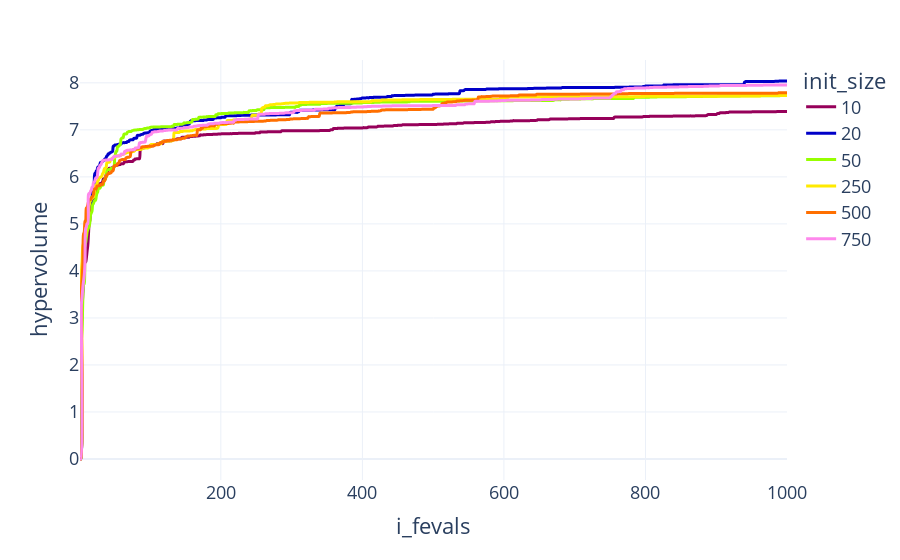

Here is the notebook cell this chart was saved with:
### Code cell
# df.groupby(['i_fevals', 'init_size']).mean().reset_index()
temp_df = df.copy()
temp_df.init_size = temp_df.init_size.replace(11, 10)
temp_df.init_size = temp_df.init_size.replace(251, 250)

# temp_df.init_size = temp_df.init_size.replace(751, 750)

temp_df = temp_df.groupby(['i_fevals', 'init_size']).mean().reset_index()
start_plot = px.line(temp_df,  
            x="i_fevals", 
            y="hypervolume", 
            color="init_size", 
            hover_name="i_time", 
            color_discrete_sequence=['rgb(150,0,90)', 'rgb(0,0,200)',  'rgb(151,255,0)', 'rgb(255,234,0)', 'rgb(255,111,0)', '#fe88ec'],
            template="presentation+plotly_white",
            line_shape="spline", 
            render_mode="svg")
start_plot

### Figure 1 — Plotly figure (JSON) as saved in the notebook; plotly's stock layout.template omitted (floating-point values rounded to 4 significant figures; data arrays with more than 128 entries replaced by an {"elided": "..."} marker saying what was removed)
{"data": [{"hoverlabel": {"namelength": 0}, "hovertemplate": "<b>%{hovertext}</b><br><br>init_size=10<br>i_fevals=%{x}<br>hypervolume=%{y}", "hovertext": {"elided": "1000 float values"}, "legendgroup": "10", "line": {"color": "rgb(150,0,90)", "dash": "solid", "shape": "spline"}, "mode": "lines", "name": "10", "showlegend": true, "type": "scatter", "x": {"elided": "1000 int values"}, "xaxis": "x", "y": {"elided": "1000 float values"}, "yaxis": "y"}, {"hoverlabel": {"namelength": 0}, "hovertemplate": "<b>%{hovertext}</b><br><br>init_size=20<br>i_fevals=%{x}<br>hypervolume=%{y}", "hovertext": {"elided": "1000 float values"}, "legendgroup": "20", "line": {"color": "rgb(0,0,200)", "dash": "solid", "shape": "spline"}, "mode": "lines", "name": "20", "showlegend": true, "type": "scatter", "x": {"elided": "1000 int values"}, "xaxis": "x", "y": {"elided": "1000 float values"}, "yaxis": "y"}, {"hoverlabel": {"namelength": 0}, "hovertemplate": "<b>%{hovertext}</b><br><br>init_size=50<br>i_fevals=%{x}<br>hypervolume=%{y}", "hovertext": {"elided": "1000 float values"}, "legendgroup": "50", "line": {"color": "rgb(151,255,0)", "dash": "solid", "shape": "spline"}, "mode": "lines", "name": "50", "showlegend": true, "type": "scatter", "x": {"elided": "1000 int values"}, "xaxis": "x", "y": {"elided": "1000 float values"}, "yaxis": "y"}, {"hoverlabel": {"namelength": 0}, "hovertemplate": "<b>%{hovertext}</b><br><br>init_size=250<br>i_fevals=%{x}<br>hypervolume=%{y}", "hovertext": {"elided": "1000 float values"}, "legendgroup": "250", "line": {"color": "rgb(255,234,0)", "dash": "solid", "shape": "spline"}, "mode": "lines", "name": "250", "showlegend": true, "type": "scatter", "x": {"elided": "1000 int values"}, "xaxis": "x", "y": {"elided": "1000 float values"}, "yaxis": "y"}, {"hoverlabel": {"namelength": 0}, "hovertemplate": "<b>%{hovertext}</b><br><br>init_size=500<br>i_fevals=%{x}<br>hypervolume=%{y}", "hovertext": {"elided": "1000 float values"}, "legendgroup": "500", "line": {"color": "rgb(255,111,0)", "dash": "solid", "shape": "spline"}, "mode": "lines", "name": "500", "showlegend": true, "type": "scatter", "x": {"elided": "1000 int values"}, "xaxis": "x", "y": {"elided": "1000 float values"}, "yaxis": "y"}, {"hoverlabel": {"namelength": 0}, "hovertemplate": "<b>%{hovertext}</b><br><br>init_size=750<br>i_fevals=%{x}<br>hypervolume=%{y}", "hovertext": {"elided": "1000 float values"}, "legendgroup": "750", "line": {"color": "#fe88ec", "dash": "solid", "shape": "spline"}, "mode": "lines", "name": "750", "showlegend": true, "type": "scatter", "x": {"elided": "1000 int values"}, "xaxis": "x", "y": {"elided": "1000 float values"}, "yaxis": "y"}], "layout": {"autosize": true, "legend": {"title": {"text": "init_size"}, "tracegroupgap": 0}, "margin": {"t": 60}, "xaxis": {"anchor": "y", "autorange": true, "domain": [0, 1], "range": [1, 1000], "title": {"text": "i_fevals"}, "type": "linear"}, "yaxis": {"anchor": "x", "autorange": true, "domain": [0, 1], "range": [-0.4466, 8.486], "title": {"text": "hypervolume"}, "type": "linear"}}}
